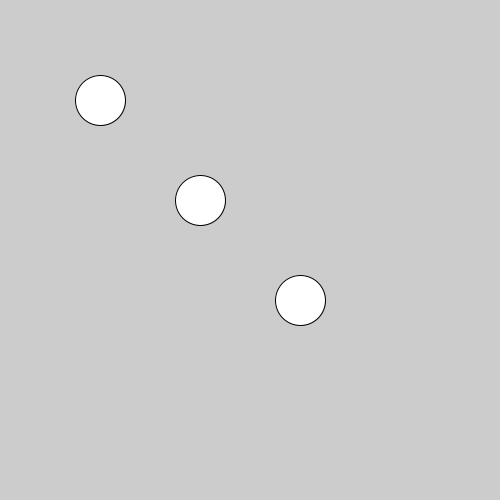
Frame 1 (no input)
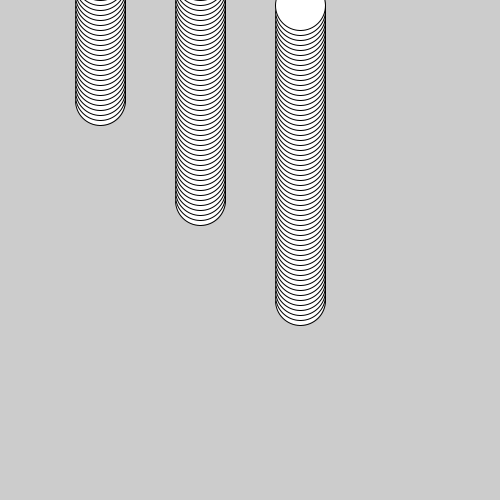
Frame 60 (the mouse pressed at the canvas centre just before this capture)
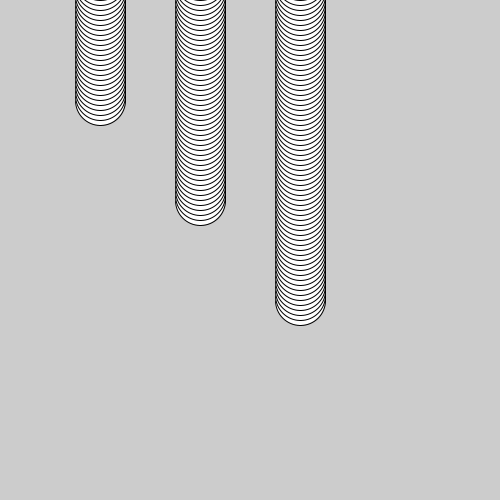
Frame 120 (the mouse held since frame 60 and released just before this capture)

The Processing sketch that drew these frames (run headless with seeded random() and noise(); from frame 60 on, the mouse is pressed at the canvas centre):

// Processing sketch: interfaces
// ── interfaces.pde
ArrayList<Circulo> formas = new ArrayList<Circulo>();

void setup() {
  size(500, 500);
  formas.add(new Circulo(100, 100));
  formas.add(new Circulo(200, 200));
  formas.add(new Circulo(300, 300));
}

void draw() {
  //for (Desenhavel d : formas) {
  //  d.desenhar();
  //  Controlavel c = (Controlavel) d;
  //  c.subir();
  //}
  
  for (int x = 0; x < formas.size(); x++) {
    Desenhavel d = formas.get(x);
    d.desenhar();
    Controlavel c = (Controlavel) d;
    c.subir();
  }
}

// ── Circulo.pde
public class Circulo implements Desenhavel, Controlavel {
  
  private float x;
  private float y;
  
  public Circulo(float x, float y) {
    this.x = x;
    this.y = y;
  }
  
  public void desenhar() {
    ellipse(this.x, this.y, 50, 50);
  }
  
  public void subir() {
    this.y -= 5;
  }
  
  public void descer() {
    this.y += 5;
  }
  
  public void esquerda() {
    this.x -= 5;
  }
  
  public void direita() {
    this.y += 5;
  }
}

// ── Controlavel.pde
public interface Controlavel {
  
  void subir();
  
  void descer();
  
  void esquerda();
  
  void direita();
}

// ── Desenhavel.pde
public interface Desenhavel {
  void desenhar();
}

// ── Quadrado.pde
public class Quadrado implements Desenhavel, Controlavel {
 
  private float x;
  private float y;
  
  public Quadrado(float x, float y) {
    this.x = x;
    this.y = y;
  }
  
  public void desenhar() {
    rect(this.x, this.y, 50, 50);
  }
  
  public void subir() {
    this.y -= 5;
  }
  
  public void descer() {
    this.y += 5;
  }
  
  public void esquerda() {
    this.x -= 5;
  }
  
  public void direita() {
    this.y += 5;
  }
}

// ── Triangulo.pde
public class Triangulo implements Desenhavel, Controlavel {
 
  private float x;
  private float y;
  
  public Triangulo(float x, float y) {
    this.x = x;
    this.y = y;
  }
  
  public void desenhar() {
    triangle(this.x, this.y, this.x, this.y + 50, this.x + 50, this.y);
  }
  
  public void subir() {
    this.y -= 5;
  }
  
  public void descer() {
    this.y += 5;
  }
  
  public void esquerda() {
    this.x -= 5;
  }
  
  public void direita() {
    this.y += 5;
  }
}
